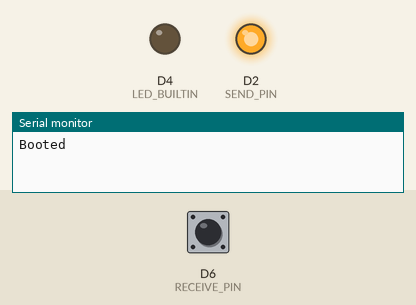
The sketch below on a simulated ESP8266 (NodeMCU). On the bench: output pins drawn as LEDs (lit = HIGH, except the on-board LED, lit = LOW), the last lines printed to the serial monitor. Dashed ring = blinking. The inputs (shaded band) are chosen by the test bench; at power-on: D6 (RECEIVE_PIN) LOW.

Above: at 1.3 s.
1.4 s: D6 (RECEIVE_PIN) driven HIGH
At 2.6 s:
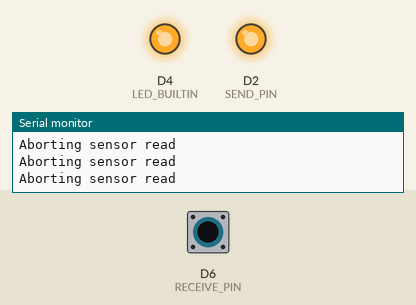
2.9 s: D6 (RECEIVE_PIN) pulsed LOW 5 times (0.12 s each, 0.3 s apart)
At 3.5 s:
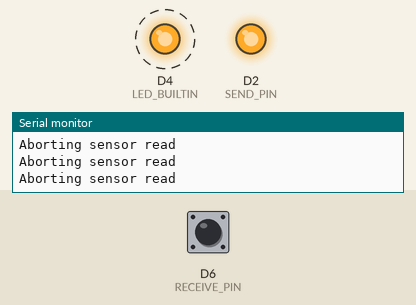
Timing chart, 0 to 5.9 s (numbered marks = the images above; inputs shaded):
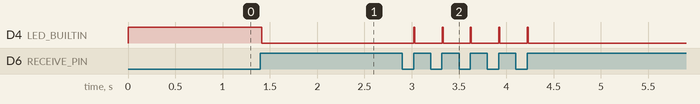

The sketch:

CapacitiveSensorSketch_Rev1_for_Web.ino
```cpp
/*
 * Uses a high value resistor e.g. 10M between send pin and receive pin
 * Resistor effects sensitivity, experiment with values, 50K - 50M. Larger resistor values yield larger sensor values.
 * Receive pin is the sensor pin - try different amounts of foil/metal on this pin
 */

//NODEMCU board.
#define SEND_PIN  D2
#define RECEIVE_PIN D6

//328 based.  Note that only some pins can have interrupts attached
//#define SEND_PIN  4
//#define RECEIVE_PIN 2

/* capTimer: time of changed state.  Set to 0 to take a new reading.
 * capLast: the last recorded capacitance
 */
volatile unsigned long capTimer = 0;
volatile unsigned long capLast = 0;

void setup() {
  Serial.begin(115200);
  Serial.print("Booted");

  // Set LED to off (internal LED is inverted)
  pinMode(LED_BUILTIN, OUTPUT);
  digitalWrite(LED_BUILTIN, HIGH);

  //capacitive input setup
  pinMode(SEND_PIN, OUTPUT);
  digitalWrite(SEND_PIN, LOW);
  pinMode(RECEIVE_PIN, INPUT);
  delay(100);
  // Set receive pin as interrupt, assign interrupt function and set RISING mode
  attachInterrupt(digitalPinToInterrupt(RECEIVE_PIN), receivePinISR, RISING);
  capSensorSetup();

}//end setup

void loop() {

  if (capTimer == 0) {
    //discard very small values, as we are interested in large fluctuations caused
    //by EMI from the AC sine wave
    if (capLast > 50) {
      digitalWrite(LED_BUILTIN, HIGH);
      Serial.println(capLast);
    }
    capSensorSetup();
  }
  else if (micros() - capTimer > 10000) {
    //check to see if we missed the interrupt for some reason
    if (digitalRead(RECEIVE_PIN) == HIGH) {
      digitalWrite(LED_BUILTIN, LOW);
      Serial.println("Aborting sensor read");
      capSensorSetup();
    }
  }


}//end loop


/*
 * set up the capacitive sensor pin to take a reading
 */
void capSensorSetup() {
  //DEBUG_PRINT("capSensorSetup()");
  digitalWrite(SEND_PIN, LOW);
  delayMicroseconds(10);
  /*  Here's a hacky solution for taking a reading at the same point
   *  in the AC sine wave (at 50Hz) - use this if you actually want to
   *  measure capacitance, as opposed to EMI, which is more stable
   *  in my testing.  See blog post.
  if (capLast < 20000) {
    delayMicroseconds(20000-capLast);
    }
  else {
    delayMicroseconds(20000);
    }*/
  capTimer = micros();
  digitalWrite(SEND_PIN, HIGH);
}


// Interrupt Service Routine for capacitive sensor
ICACHE_RAM_ATTR void receivePinISR() {  //NODEMCU
//void receivePinISR() {                //328 based arduino
    //if capTimer has already been set to 0 by this routine, don't run it twice
    if (capTimer != 0) {
        capLast = micros() - capTimer;
        capTimer = 0;
    }
} //End ISR
```

Measured:
- after the input at 1.4 s, D4 (LED_BUILTIN): HIGH → LOW at once
- after the input at 2.9 s, D4 (LED_BUILTIN): alternates HIGH for 0.01 s and LOW for 0.29 s, 10 changes in all, then stays LOW, starting after 0.12 s
